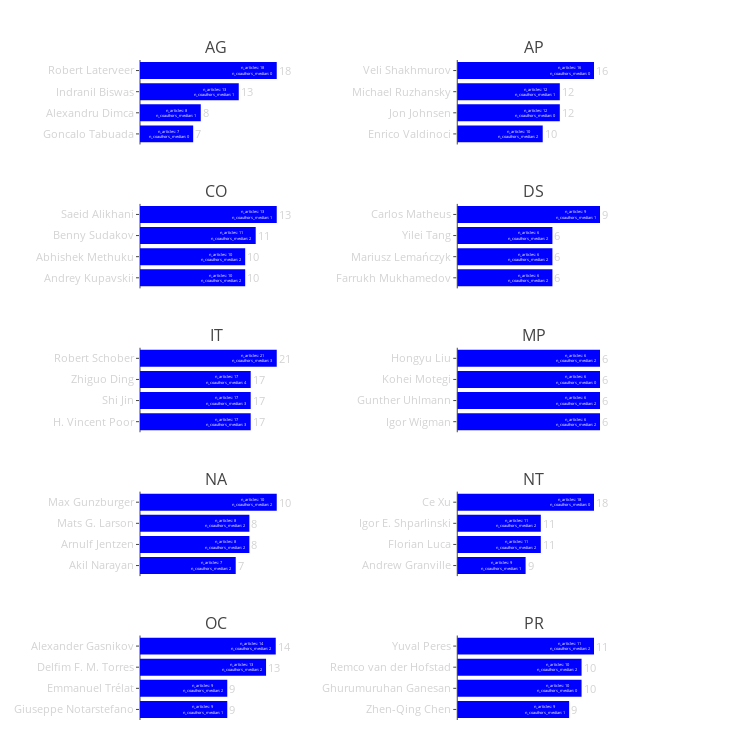

Notebook code cell kept with this figure:
### Code cell
active_authors(section, year)

### Figure 1 — Plotly figure (JSON) as saved in the notebook; plotly's stock layout.template omitted (floating-point values rounded to 4 significant figures)
{"data": [{"hoverinfo": "text", "marker": {"color": "blue"}, "opacity": 1, "orientation": "h", "text": ["n_articles: 18<br>n_coauthors_median: 0", "n_articles: 13<br>n_coauthors_median: 1", "n_articles: 8<br>n_coauthors_median: 1", "n_articles: 7<br>n_coauthors_median: 0"], "type": "bar", "x": [18, 13, 8, 7], "xaxis": "x1", "y": ["Robert Laterveer", "Indranil Biswas", "Alexandru Dimca", "Goncalo Tabuada"], "yaxis": "y1"}, {"hoverinfo": "text", "marker": {"color": "blue"}, "opacity": 1, "orientation": "h", "text": ["n_articles: 16<br>n_coauthors_median: 0", "n_articles: 12<br>n_coauthors_median: 1", "n_articles: 12<br>n_coauthors_median: 0", "n_articles: 10<br>n_coauthors_median: 2"], "type": "bar", "x": [16, 12, 12, 10], "xaxis": "x2", "y": ["Veli Shakhmurov", "Michael Ruzhansky", "Jon Johnsen", "Enrico Valdinoci"], "yaxis": "y2"}, {"hoverinfo": "text", "marker": {"color": "blue"}, "opacity": 1, "orientation": "h", "text": ["n_articles: 13<br>n_coauthors_median: 1", "n_articles: 11<br>n_coauthors_median: 2", "n_articles: 10<br>n_coauthors_median: 2", "n_articles: 10<br>n_coauthors_median: 2"], "type": "bar", "x": [13, 11, 10, 10], "xaxis": "x3", "y": ["Saeid Alikhani", "Benny Sudakov", "Abhishek Methuku", "Andrey Kupavskii"], "yaxis": "y3"}, {"hoverinfo": "text", "marker": {"color": "blue"}, "opacity": 1, "orientation": "h", "text": ["n_articles: 9<br>n_coauthors_median: 1", "n_articles: 6<br>n_coauthors_median: 2", "n_articles: 6<br>n_coauthors_median: 2", "n_articles: 6<br>n_coauthors_median: 2"], "type": "bar", "x": [9, 6, 6, 6], "xaxis": "x4", "y": ["Carlos Matheus", "Yilei Tang", "Mariusz Lemańczyk", "Farrukh Mukhamedov"], "yaxis": "y4"}, {"hoverinfo": "text", "marker": {"color": "blue"}, "opacity": 1, "orientation": "h", "text": ["n_articles: 21<br>n_coauthors_median: 3", "n_articles: 17<br>n_coauthors_median: 4", "n_articles: 17<br>n_coauthors_median: 3", "n_articles: 17<br>n_coauthors_median: 3"], "type": "bar", "x": [21, 17, 17, 17], "xaxis": "x5", "y": ["Robert Schober", "Zhiguo Ding", "Shi Jin", "H. Vincent Poor"], "yaxis": "y5"}, {"hoverinfo": "text", "marker": {"color": "blue"}, "opacity": 1, "orientation": "h", "text": ["n_articles: 6<br>n_coauthors_median: 2", "n_articles: 6<br>n_coauthors_median: 0", "n_articles: 6<br>n_coauthors_median: 2", "n_articles: 6<br>n_coauthors_median: 2"], "type": "bar", "x": [6, 6, 6, 6], "xaxis": "x6", "y": ["Hongyu Liu", "Kohei Motegi", "Gunther Uhlmann", "Igor Wigman"], "yaxis": "y6"}, {"hoverinfo": "text", "marker": {"color": "blue"}, "opacity": 1, "orientation": "h", "text": ["n_articles: 10<br>n_coauthors_median: 2", "n_articles: 8<br>n_coauthors_median: 2", "n_articles: 8<br>n_coauthors_median: 2", "n_articles: 7<br>n_coauthors_median: 2"], "type": "bar", "x": [10, 8, 8, 7], "xaxis": "x7", "y": ["Max Gunzburger", "Mats G. Larson", "Arnulf Jentzen", "Akil Narayan"], "yaxis": "y7"}, {"hoverinfo": "text", "marker": {"color": "blue"}, "opacity": 1, "orientation": "h", "text": ["n_articles: 18<br>n_coauthors_median: 0", "n_articles: 11<br>n_coauthors_median: 2", "n_articles: 11<br>n_coauthors_median: 2", "n_articles: 9<br>n_coauthors_median: 1"], "type": "bar", "x": [18, 11, 11, 9], "xaxis": "x8", "y": ["Ce Xu", "Igor E. Shparlinski", "Florian Luca", "Andrew Granville"], "yaxis": "y8"}, {"hoverinfo": "text", "marker": {"color": "blue"}, "opacity": 1, "orientation": "h", "text": ["n_articles: 14<br>n_coauthors_median: 2", "n_articles: 13<br>n_coauthors_median: 2", "n_articles: 9<br>n_coauthors_median: 2", "n_articles: 9<br>n_coauthors_median: 1"], "type": "bar", "x": [14, 13, 9, 9], "xaxis": "x9", "y": ["Alexander Gasnikov", "Delfim F. M. Torres", "Emmanuel Trélat", "Giuseppe Notarstefano"], "yaxis": "y9"}, {"hoverinfo": "text", "marker": {"color": "blue"}, "opacity": 1, "orientation": "h", "text": ["n_articles: 11<br>n_coauthors_median: 2", "n_articles: 10<br>n_coauthors_median: 2", "n_articles: 10<br>n_coauthors_median: 0", "n_articles: 9<br>n_coauthors_median: 1"], "type": "bar", "x": [11, 10, 10, 9], "xaxis": "x10", "y": ["Yuval Peres", "Remco van der Hofstad", "Ghurumuruhan Ganesan", "Zhen-Qing Chen"], "yaxis": "y10"}], "layout": {"annotations": [{"font": {"size": 16}, "showarrow": false, "text": "AG", "x": 0.1625, "xanchor": "center", "xref": "paper", "y": 1, "yanchor": "bottom", "yref": "paper"}, {"font": {"size": 16}, "showarrow": false, "text": "AP", "x": 0.8375, "xanchor": "center", "xref": "paper", "y": 1, "yanchor": "bottom", "yref": "paper"}, {"font": {"size": 16}, "showarrow": false, "text": "CO", "x": 0.1625, "xanchor": "center", "xref": "paper", "y": 0.782, "yanchor": "bottom", "yref": "paper"}, {"font": {"size": 16}, "showarrow": false, "text": "DS", "x": 0.8375, "xanchor": "center", "xref": "paper", "y": 0.782, "yanchor": "bottom", "yref": "paper"}, {"font": {"size": 16}, "showarrow": false, "text": "IT", "x": 0.1625, "xanchor": "center", "xref": "paper", "y": 0.564, "yanchor": "bottom", "yref": "paper"}, {"font": {"size": 16}, "showarrow": false, "text": "MP", "x": 0.8375, "xanchor": "center", "xref": "paper", "y": 0.564, "yanchor": "bottom", "yref": "paper"}, {"font": {"size": 16}, "showarrow": false, "text": "NA", "x": 0.1625, "xanchor": "center", "xref": "paper", "y": 0.346, "yanchor": "bottom", "yref": "paper"}, {"font": {"size": 16}, "showarrow": false, "text": "NT", "x": 0.8375, "xanchor": "center", "xref": "paper", "y": 0.346, "yanchor": "bottom", "yref": "paper"}, {"font": {"size": 16}, "showarrow": false, "text": "OC", "x": 0.1625, "xanchor": "center", "xref": "paper", "y": 0.128, "yanchor": "bottom", "yref": "paper"}, {"font": {"size": 16}, "showarrow": false, "text": "PR", "x": 0.8375, "xanchor": "center", "xref": "paper", "y": 0.128, "yanchor": "bottom", "yref": "paper"}, {"font": {"color": "lightgrey", "size": 11}, "showarrow": false, "text": 18, "x": 18, "xanchor": "left", "xref": "x1", "y": "Robert Laterveer", "yref": "y1"}, {"font": {"color": "lightgrey", "size": 11}, "showarrow": false, "text": 13, "x": 13, "xanchor": "left", "xref": "x1", "y": "Indranil Biswas", "yref": "y1"}, {"font": {"color": "lightgrey", "size": 11}, "showarrow": false, "text": 8, "x": 8, "xanchor": "left", "xref": "x1", "y": "Alexandru Dimca", "yref": "y1"}, {"font": {"color": "lightgrey", "size": 11}, "showarrow": false, "text": 7, "x": 7, "xanchor": "left", "xref": "x1", "y": "Goncalo Tabuada", "yref": "y1"}, {"font": {"color": "lightgrey", "size": 11}, "showarrow": false, "text": 16, "x": 16, "xanchor": "left", "xref": "x2", "y": "Veli Shakhmurov", "yref": "y2"}, {"font": {"color": "lightgrey", "size": 11}, "showarrow": false, "text": 12, "x": 12, "xanchor": "left", "xref": "x2", "y": "Michael Ruzhansky", "yref": "y2"}, {"font": {"color": "lightgrey", "size": 11}, "showarrow": false, "text": 12, "x": 12, "xanchor": "left", "xref": "x2", "y": "Jon Johnsen", "yref": "y2"}, {"font": {"color": "lightgrey", "size": 11}, "showarrow": false, "text": 10, "x": 10, "xanchor": "left", "xref": "x2", "y": "Enrico Valdinoci", "yref": "y2"}, {"font": {"color": "lightgrey", "size": 11}, "showarrow": false, "text": 13, "x": 13, "xanchor": "left", "xref": "x3", "y": "Saeid Alikhani", "yref": "y3"}, {"font": {"color": "lightgrey", "size": 11}, "showarrow": false, "text": 11, "x": 11, "xanchor": "left", "xref": "x3", "y": "Benny Sudakov", "yref": "y3"}, {"font": {"color": "lightgrey", "size": 11}, "showarrow": false, "text": 10, "x": 10, "xanchor": "left", "xref": "x3", "y": "Abhishek Methuku", "yref": "y3"}, {"font": {"color": "lightgrey", "size": 11}, "showarrow": false, "text": 10, "x": 10, "xanchor": "left", "xref": "x3", "y": "Andrey Kupavskii", "yref": "y3"}, {"font": {"color": "lightgrey", "size": 11}, "showarrow": false, "text": 9, "x": 9, "xanchor": "left", "xref": "x4", "y": "Carlos Matheus", "yref": "y4"}, {"font": {"color": "lightgrey", "size": 11}, "showarrow": false, "text": 6, "x": 6, "xanchor": "left", "xref": "x4", "y": "Yilei Tang", "yref": "y4"}, {"font": {"color": "lightgrey", "size": 11}, "showarrow": false, "text": 6, "x": 6, "xanchor": "left", "xref": "x4", "y": "Mariusz Lemańczyk", "yref": "y4"}, {"font": {"color": "lightgrey", "size": 11}, "showarrow": false, "text": 6, "x": 6, "xanchor": "left", "xref": "x4", "y": "Farrukh Mukhamedov", "yref": "y4"}, {"font": {"color": "lightgrey", "size": 11}, "showarrow": false, "text": 21, "x": 21, "xanchor": "left", "xref": "x5", "y": "Robert Schober", "yref": "y5"}, {"font": {"color": "lightgrey", "size": 11}, "showarrow": false, "text": 17, "x": 17, "xanchor": "left", "xref": "x5", "y": "Zhiguo Ding", "yref": "y5"}, {"font": {"color": "lightgrey", "size": 11}, "showarrow": false, "text": 17, "x": 17, "xanchor": "left", "xref": "x5", "y": "Shi Jin", "yref": "y5"}, {"font": {"color": "lightgrey", "size": 11}, "showarrow": false, "text": 17, "x": 17, "xanchor": "left", "xref": "x5", "y": "H. Vincent Poor", "yref": "y5"}, {"font": {"color": "lightgrey", "size": 11}, "showarrow": false, "text": 6, "x": 6, "xanchor": "left", "xref": "x6", "y": "Hongyu Liu", "yref": "y6"}, {"font": {"color": "lightgrey", "size": 11}, "showarrow": false, "text": 6, "x": 6, "xanchor": "left", "xref": "x6", "y": "Kohei Motegi", "yref": "y6"}, {"font": {"color": "lightgrey", "size": 11}, "showarrow": false, "text": 6, "x": 6, "xanchor": "left", "xref": "x6", "y": "Gunther Uhlmann", "yref": "y6"}, {"font": {"color": "lightgrey", "size": 11}, "showarrow": false, "text": 6, "x": 6, "xanchor": "left", "xref": "x6", "y": "Igor Wigman", "yref": "y6"}, {"font": {"color": "lightgrey", "size": 11}, "showarrow": false, "text": 10, "x": 10, "xanchor": "left", "xref": "x7", "y": "Max Gunzburger", "yref": "y7"}, {"font": {"color": "lightgrey", "size": 11}, "showarrow": false, "text": 8, "x": 8, "xanchor": "left", "xref": "x7", "y": "Mats G. Larson", "yref": "y7"}, {"font": {"color": "lightgrey", "size": 11}, "showarrow": false, "text": 8, "x": 8, "xanchor": "left", "xref": "x7", "y": "Arnulf Jentzen", "yref": "y7"}, {"font": {"color": "lightgrey", "size": 11}, "showarrow": false, "text": 7, "x": 7, "xanchor": "left", "xref": "x7", "y": "Akil Narayan", "yref": "y7"}, {"font": {"color": "lightgrey", "size": 11}, "showarrow": false, "text": 18, "x": 18, "xanchor": "left", "xref": "x8", "y": "Ce Xu", "yref": "y8"}, {"font": {"color": "lightgrey", "size": 11}, "showarrow": false, "text": 11, "x": 11, "xanchor": "left", "xref": "x8", "y": "Igor E. Shparlinski", "yref": "y8"}, {"font": {"color": "lightgrey", "size": 11}, "showarrow": false, "text": 11, "x": 11, "xanchor": "left", "xref": "x8", "y": "Florian Luca", "yref": "y8"}, {"font": {"color": "lightgrey", "size": 11}, "showarrow": false, "text": 9, "x": 9, "xanchor": "left", "xref": "x8", "y": "Andrew Granville", "yref": "y8"}, {"font": {"color": "lightgrey", "size": 11}, "showarrow": false, "text": 14, "x": 14, "xanchor": "left", "xref": "x9", "y": "Alexander Gasnikov", "yref": "y9"}, {"font": {"color": "lightgrey", "size": 11}, "showarrow": false, "text": 13, "x": 13, "xanchor": "left", "xref": "x9", "y": "Delfim F. M. Torres", "yref": "y9"}, {"font": {"color": "lightgrey", "size": 11}, "showarrow": false, "text": 9, "x": 9, "xanchor": "left", "xref": "x9", "y": "Emmanuel Trélat", "yref": "y9"}, {"font": {"color": "lightgrey", "size": 11}, "showarrow": false, "text": 9, "x": 9, "xanchor": "left", "xref": "x9", "y": "Giuseppe Notarstefano", "yref": "y9"}, {"font": {"color": "lightgrey", "size": 11}, "showarrow": false, "text": 11, "x": 11, "xanchor": "left", "xref": "x10", "y": "Yuval Peres", "yref": "y10"}, {"font": {"color": "lightgrey", "size": 11}, "showarrow": false, "text": 10, "x": 10, "xanchor": "left", "xref": "x10", "y": "Remco van der Hofstad", "yref": "y10"}, {"font": {"color": "lightgrey", "size": 11}, "showarrow": false, "text": 10, "x": 10, "xanchor": "left", "xref": "x10", "y": "Ghurumuruhan Ganesan", "yref": "y10"}, {"font": {"color": "lightgrey", "size": 11}, "showarrow": false, "text": 9, "x": 9, "xanchor": "left", "xref": "x10", "y": "Zhen-Qing Chen", "yref": "y10"}], "height": 750, "margin": {"b": 30, "l": 140, "r": 130, "t": 60}, "showlegend": false, "title": "", "width": 740, "xaxis1": {"anchor": "y1", "domain": [0, 0.325], "showgrid": false, "showticklabels": false}, "xaxis10": {"anchor": "y10", "domain": [0.675, 1], "showgrid": false, "showticklabels": false}, "xaxis2": {"anchor": "y2", "domain": [0.675, 1], "showgrid": false, "showticklabels": false}, "xaxis3": {"anchor": "y3", "domain": [0, 0.325], "showgrid": false, "showticklabels": false}, "xaxis4": {"anchor": "y4", "domain": [0.675, 1], "showgrid": false, "showticklabels": false}, "xaxis5": {"anchor": "y5", "domain": [0, 0.325], "showgrid": false, "showticklabels": false}, "xaxis6": {"anchor": "y6", "domain": [0.675, 1], "showgrid": false, "showticklabels": false}, "xaxis7": {"anchor": "y7", "domain": [0, 0.325], "showgrid": false, "showticklabels": false}, "xaxis8": {"anchor": "y8", "domain": [0.675, 1], "showgrid": false, "showticklabels": false}, "xaxis9": {"anchor": "y9", "domain": [0, 0.325], "showgrid": false, "showticklabels": false}, "yaxis1": {"anchor": "x1", "autorange": "reversed", "domain": [0.872, 1], "tickfont": {"color": "lightgrey", "size": 11}, "ticklen": 3}, "yaxis10": {"anchor": "x10", "autorange": "reversed", "domain": [0, 0.128], "tickfont": {"color": "lightgrey", "size": 11}, "ticklen": 3}, "yaxis2": {"anchor": "x2", "autorange": "reversed", "domain": [0.872, 1], "tickfont": {"color": "lightgrey", "size": 11}, "ticklen": 3}, "yaxis3": {"anchor": "x3", "autorange": "reversed", "domain": [0.654, 0.782], "tickfont": {"color": "lightgrey", "size": 11}, "ticklen": 3}, "yaxis4": {"anchor": "x4", "autorange": "reversed", "domain": [0.654, 0.782], "tickfont": {"color": "lightgrey", "size": 11}, "ticklen": 3}, "yaxis5": {"anchor": "x5", "autorange": "reversed", "domain": [0.436, 0.564], "tickfont": {"color": "lightgrey", "size": 11}, "ticklen": 3}, "yaxis6": {"anchor": "x6", "autorange": "reversed", "domain": [0.436, 0.564], "tickfont": {"color": "lightgrey", "size": 11}, "ticklen": 3}, "yaxis7": {"anchor": "x7", "autorange": "reversed", "domain": [0.218, 0.346], "tickfont": {"color": "lightgrey", "size": 11}, "ticklen": 3}, "yaxis8": {"anchor": "x8", "autorange": "reversed", "domain": [0.218, 0.346], "tickfont": {"color": "lightgrey", "size": 11}, "ticklen": 3}, "yaxis9": {"anchor": "x9", "autorange": "reversed", "domain": [0, 0.128], "tickfont": {"color": "lightgrey", "size": 11}, "ticklen": 3}}}
